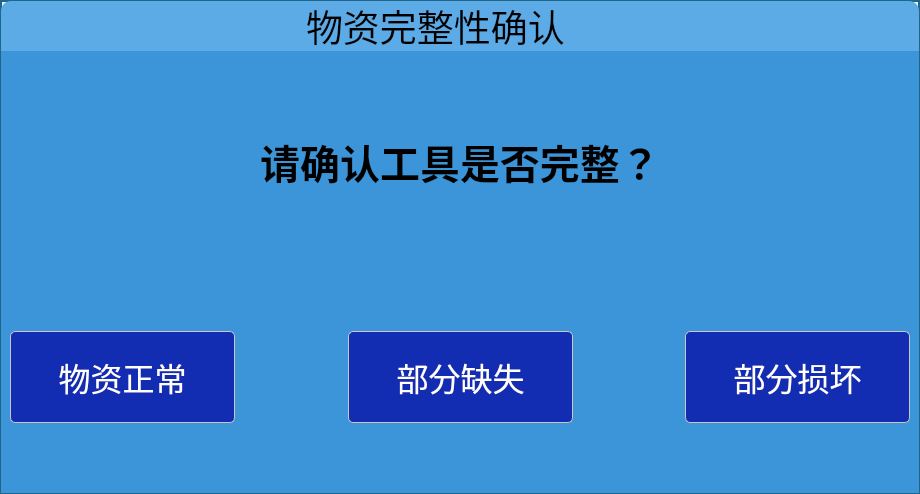
<?xml version="1.0" encoding="UTF-8"?>
<ui version="4.0">
 <class>SuppliesIntactCheckDlg</class>
 <widget class="QDialog" name="SuppliesIntactCheckDlg">
  <property name="geometry">
   <rect>
    <x>0</x>
    <y>0</y>
    <width>920</width>
    <height>494</height>
   </rect>
  </property>
  <property name="windowTitle">
   <string>SuppliesIntactCheckDlg</string>
  </property>
  <property name="styleSheet">
   <string notr="true">#widget_suppliesIntactCheck
{
border:2px solid rgb(30, 103, 136);
border-radius:0px;
}</string>
  </property>
  <layout class="QHBoxLayout" name="horizontalLayout_4">
   <property name="spacing">
    <number>0</number>
   </property>
   <property name="leftMargin">
    <number>0</number>
   </property>
   <property name="topMargin">
    <number>0</number>
   </property>
   <property name="rightMargin">
    <number>0</number>
   </property>
   <property name="bottomMargin">
    <number>0</number>
   </property>
   <item>
    <widget class="QWidget" name="widget_suppliesIntactCheck" native="true">
     <property name="styleSheet">
      <string notr="true">#widget_title{
background-color: rgba(92, 170, 230);
border-top-left-radius:10px;
border-top-right-radius:10px;
}
#widget_supp{
background-color:rgb(61,149,217);
}</string>
     </property>
     <layout class="QVBoxLayout" name="verticalLayout_2">
      <property name="spacing">
       <number>0</number>
      </property>
      <property name="leftMargin">
       <number>1</number>
      </property>
      <property name="topMargin">
       <number>1</number>
      </property>
      <property name="rightMargin">
       <number>1</number>
      </property>
      <property name="bottomMargin">
       <number>1</number>
      </property>
      <item>
       <widget class="QWidget" name="widget_title" native="true">
        <property name="minimumSize">
         <size>
          <width>0</width>
          <height>50</height>
         </size>
        </property>
        <property name="maximumSize">
         <size>
          <width>16777215</width>
          <height>50</height>
         </size>
        </property>
        <property name="styleSheet">
         <string notr="true">QPushButton#btnClose
{
image: url(:/SmartCabinet/img/close.png);
background-color: rgba(56, 155, 173,0);
min-height:50px;
min-width:50px;
max-height:50px;
max-width:50px;
border:none;
}

QPushButton#btnClose:hover
{
image: url(:/SmartCabinet/img/close_hover.png);
border-radius:5px;
background-color: rgba(56, 155, 173,0);
border:none;
}
QPushButton#btnClose:pressed{
image: url(:SmartCabinet/img/close_down.png);
background-color: rgba(56, 155, 173,0);
border:none;
}
#label_title{
font: 75 28pt &quot;微软雅黑&quot;;
color: rgb(0, 0, 0);
min-height:50px;
background-color: rgba(92, 170, 230);
}</string>
        </property>
        <layout class="QHBoxLayout" name="horizontalLayout_2">
         <property name="spacing">
          <number>0</number>
         </property>
         <property name="leftMargin">
          <number>0</number>
         </property>
         <property name="topMargin">
          <number>0</number>
         </property>
         <property name="rightMargin">
          <number>0</number>
         </property>
         <property name="bottomMargin">
          <number>0</number>
         </property>
         <item>
          <spacer name="horizontalSpacer_4">
           <property name="orientation">
            <enum>Qt::Horizontal</enum>
           </property>
           <property name="sizeHint" stdset="0">
            <size>
             <width>40</width>
             <height>20</height>
            </size>
           </property>
          </spacer>
         </item>
         <item>
          <widget class="QLabel" name="label_title">
           <property name="font">
            <font>
             <family>微软雅黑</family>
             <pointsize>28</pointsize>
             <weight>9</weight>
             <italic>false</italic>
             <bold>false</bold>
            </font>
           </property>
           <property name="styleSheet">
            <string notr="true"/>
           </property>
           <property name="text">
            <string>物资完整性确认</string>
           </property>
          </widget>
         </item>
         <item>
          <spacer name="horizontalSpacer_3">
           <property name="orientation">
            <enum>Qt::Horizontal</enum>
           </property>
           <property name="sizeHint" stdset="0">
            <size>
             <width>0</width>
             <height>0</height>
            </size>
           </property>
          </spacer>
         </item>
         <item>
          <widget class="QPushButton" name="btnClose">
           <property name="sizePolicy">
            <sizepolicy hsizetype="Fixed" vsizetype="Fixed">
             <horstretch>0</horstretch>
             <verstretch>0</verstretch>
            </sizepolicy>
           </property>
           <property name="minimumSize">
            <size>
             <width>50</width>
             <height>50</height>
            </size>
           </property>
           <property name="maximumSize">
            <size>
             <width>50</width>
             <height>50</height>
            </size>
           </property>
           <property name="palette">
            <palette>
             <active>
              <colorrole role="Button">
               <brush brushstyle="SolidPattern">
                <color alpha="0">
                 <red>56</red>
                 <green>155</green>
                 <blue>173</blue>
                </color>
               </brush>
              </colorrole>
              <colorrole role="Base">
               <brush brushstyle="SolidPattern">
                <color alpha="0">
                 <red>56</red>
                 <green>155</green>
                 <blue>173</blue>
                </color>
               </brush>
              </colorrole>
              <colorrole role="Window">
               <brush brushstyle="SolidPattern">
                <color alpha="0">
                 <red>56</red>
                 <green>155</green>
                 <blue>173</blue>
                </color>
               </brush>
              </colorrole>
             </active>
             <inactive>
              <colorrole role="Button">
               <brush brushstyle="SolidPattern">
                <color alpha="0">
                 <red>56</red>
                 <green>155</green>
                 <blue>173</blue>
                </color>
               </brush>
              </colorrole>
              <colorrole role="Base">
               <brush brushstyle="SolidPattern">
                <color alpha="0">
                 <red>56</red>
                 <green>155</green>
                 <blue>173</blue>
                </color>
               </brush>
              </colorrole>
              <colorrole role="Window">
               <brush brushstyle="SolidPattern">
                <color alpha="0">
                 <red>56</red>
                 <green>155</green>
                 <blue>173</blue>
                </color>
               </brush>
              </colorrole>
             </inactive>
             <disabled>
              <colorrole role="Button">
               <brush brushstyle="SolidPattern">
                <color alpha="0">
                 <red>56</red>
                 <green>155</green>
                 <blue>173</blue>
                </color>
               </brush>
              </colorrole>
              <colorrole role="Base">
               <brush brushstyle="SolidPattern">
                <color alpha="0">
                 <red>56</red>
                 <green>155</green>
                 <blue>173</blue>
                </color>
               </brush>
              </colorrole>
              <colorrole role="Window">
               <brush brushstyle="SolidPattern">
                <color alpha="0">
                 <red>56</red>
                 <green>155</green>
                 <blue>173</blue>
                </color>
               </brush>
              </colorrole>
             </disabled>
            </palette>
           </property>
           <property name="font">
            <font>
             <family>黑体</family>
             <pointsize>12</pointsize>
             <kerning>true</kerning>
            </font>
           </property>
           <property name="autoFillBackground">
            <bool>false</bool>
           </property>
           <property name="styleSheet">
            <string notr="true"/>
           </property>
           <property name="text">
            <string notr="true"/>
           </property>
           <property name="autoExclusive">
            <bool>false</bool>
           </property>
           <property name="autoDefault">
            <bool>false</bool>
           </property>
           <property name="default">
            <bool>false</bool>
           </property>
           <property name="flat">
            <bool>false</bool>
           </property>
          </widget>
         </item>
        </layout>
       </widget>
      </item>
      <item>
       <widget class="QWidget" name="widget_supp" native="true">
        <property name="styleSheet">
         <string notr="true">QPushButton
{
border: 1px solid rgb(200, 200, 200);
background-color: rgb(18, 45, 177);
/*background-color: rgba(0, 0, 159,0.7);*/
border-radius:5px;
font: 24pt &quot;Microsoft YaHei&quot;;
/*color: rgb(0, 0, 0);*/
color: rgb(255, 255, 255);
min-height:90px;
min-width:200px;
}

QPushButton:hover
{
border-radius:5px;
/*background-color: rgba(0, 0, 159,0.7);*/
background-color: rgb(18, 45, 177);

font: 24pt &quot;Microsoft YaHei&quot;;
color: rgb(255, 255, 255);
}
QPushButton:pressed{
background-color: rgb(43, 102, 150);
}
QPushButton:disabled{
background-color: rgb(173, 173, 173)
}</string>
        </property>
        <layout class="QVBoxLayout" name="verticalLayout">
         <property name="spacing">
          <number>0</number>
         </property>
         <property name="leftMargin">
          <number>0</number>
         </property>
         <property name="topMargin">
          <number>0</number>
         </property>
         <property name="rightMargin">
          <number>0</number>
         </property>
         <property name="bottomMargin">
          <number>0</number>
         </property>
         <item>
          <widget class="QWidget" name="widget_4" native="true">
           <layout class="QHBoxLayout" name="horizontalLayout_3">
            <property name="spacing">
             <number>0</number>
            </property>
            <property name="leftMargin">
             <number>0</number>
            </property>
            <property name="topMargin">
             <number>0</number>
            </property>
            <property name="rightMargin">
             <number>0</number>
            </property>
            <property name="bottomMargin">
             <number>0</number>
            </property>
            <item>
             <widget class="QLabel" name="labelContent">
              <property name="palette">
               <palette>
                <active>
                 <colorrole role="Button">
                  <brush brushstyle="SolidPattern">
                   <color alpha="127">
                    <red>24</red>
                    <green>80</green>
                    <blue>134</blue>
                   </color>
                  </brush>
                 </colorrole>
                 <colorrole role="Base">
                  <brush brushstyle="SolidPattern">
                   <color alpha="127">
                    <red>24</red>
                    <green>80</green>
                    <blue>134</blue>
                   </color>
                  </brush>
                 </colorrole>
                 <colorrole role="Window">
                  <brush brushstyle="SolidPattern">
                   <color alpha="127">
                    <red>24</red>
                    <green>80</green>
                    <blue>134</blue>
                   </color>
                  </brush>
                 </colorrole>
                </active>
                <inactive>
                 <colorrole role="Button">
                  <brush brushstyle="SolidPattern">
                   <color alpha="127">
                    <red>24</red>
                    <green>80</green>
                    <blue>134</blue>
                   </color>
                  </brush>
                 </colorrole>
                 <colorrole role="Base">
                  <brush brushstyle="SolidPattern">
                   <color alpha="127">
                    <red>24</red>
                    <green>80</green>
                    <blue>134</blue>
                   </color>
                  </brush>
                 </colorrole>
                 <colorrole role="Window">
                  <brush brushstyle="SolidPattern">
                   <color alpha="127">
                    <red>24</red>
                    <green>80</green>
                    <blue>134</blue>
                   </color>
                  </brush>
                 </colorrole>
                </inactive>
                <disabled>
                 <colorrole role="Button">
                  <brush brushstyle="SolidPattern">
                   <color alpha="127">
                    <red>24</red>
                    <green>80</green>
                    <blue>134</blue>
                   </color>
                  </brush>
                 </colorrole>
                 <colorrole role="Base">
                  <brush brushstyle="SolidPattern">
                   <color alpha="127">
                    <red>24</red>
                    <green>80</green>
                    <blue>134</blue>
                   </color>
                  </brush>
                 </colorrole>
                 <colorrole role="Window">
                  <brush brushstyle="SolidPattern">
                   <color alpha="127">
                    <red>24</red>
                    <green>80</green>
                    <blue>134</blue>
                   </color>
                  </brush>
                 </colorrole>
                </disabled>
               </palette>
              </property>
              <property name="font">
               <font>
                <family>微软雅黑</family>
                <pointsize>30</pointsize>
                <weight>75</weight>
                <italic>false</italic>
                <bold>true</bold>
               </font>
              </property>
              <property name="styleSheet">
               <string notr="true"/>
              </property>
              <property name="text">
               <string>请确认工具是否完整？</string>
              </property>
              <property name="alignment">
               <set>Qt::AlignCenter</set>
              </property>
              <property name="wordWrap">
               <bool>true</bool>
              </property>
             </widget>
            </item>
           </layout>
          </widget>
         </item>
         <item>
          <widget class="QWidget" name="widget_2" native="true">
           <layout class="QHBoxLayout" name="horizontalLayout" stretch="2,1,2,1,2">
            <property name="spacing">
             <number>0</number>
            </property>
            <property name="leftMargin">
             <number>9</number>
            </property>
            <property name="topMargin">
             <number>0</number>
            </property>
            <property name="rightMargin">
             <number>9</number>
            </property>
            <property name="bottomMargin">
             <number>10</number>
            </property>
            <item>
             <widget class="QPushButton" name="pushButtonNormal">
              <property name="minimumSize">
               <size>
                <width>202</width>
                <height>92</height>
               </size>
              </property>
              <property name="font">
               <font>
                <family>Microsoft YaHei</family>
                <pointsize>24</pointsize>
                <weight>50</weight>
                <italic>false</italic>
                <bold>false</bold>
               </font>
              </property>
              <property name="styleSheet">
               <string notr="true"/>
              </property>
              <property name="text">
               <string>物资正常</string>
              </property>
             </widget>
            </item>
            <item>
             <spacer name="horizontalSpacer">
              <property name="orientation">
               <enum>Qt::Horizontal</enum>
              </property>
              <property name="sizeHint" stdset="0">
               <size>
                <width>0</width>
                <height>0</height>
               </size>
              </property>
             </spacer>
            </item>
            <item>
             <widget class="QPushButton" name="pushButtonMissing">
              <property name="minimumSize">
               <size>
                <width>202</width>
                <height>92</height>
               </size>
              </property>
              <property name="font">
               <font>
                <family>Microsoft YaHei</family>
                <pointsize>24</pointsize>
                <weight>50</weight>
                <italic>false</italic>
                <bold>false</bold>
               </font>
              </property>
              <property name="styleSheet">
               <string notr="true"/>
              </property>
              <property name="text">
               <string>部分缺失</string>
              </property>
             </widget>
            </item>
            <item>
             <spacer name="horizontalSpacer_2">
              <property name="orientation">
               <enum>Qt::Horizontal</enum>
              </property>
              <property name="sizeHint" stdset="0">
               <size>
                <width>0</width>
                <height>0</height>
               </size>
              </property>
             </spacer>
            </item>
            <item>
             <widget class="QPushButton" name="pushButtonBad">
              <property name="minimumSize">
               <size>
                <width>202</width>
                <height>92</height>
               </size>
              </property>
              <property name="font">
               <font>
                <family>Microsoft YaHei</family>
                <pointsize>24</pointsize>
                <weight>50</weight>
                <italic>false</italic>
                <bold>false</bold>
               </font>
              </property>
              <property name="styleSheet">
               <string notr="true"/>
              </property>
              <property name="text">
               <string>部分损坏</string>
              </property>
             </widget>
            </item>
           </layout>
          </widget>
         </item>
        </layout>
       </widget>
      </item>
     </layout>
    </widget>
   </item>
  </layout>
 </widget>
 <layoutdefault spacing="6" margin="11"/>
 <resources>
  <include location="smartcabinet.qrc"/>
 </resources>
 <connections/>
</ui>
